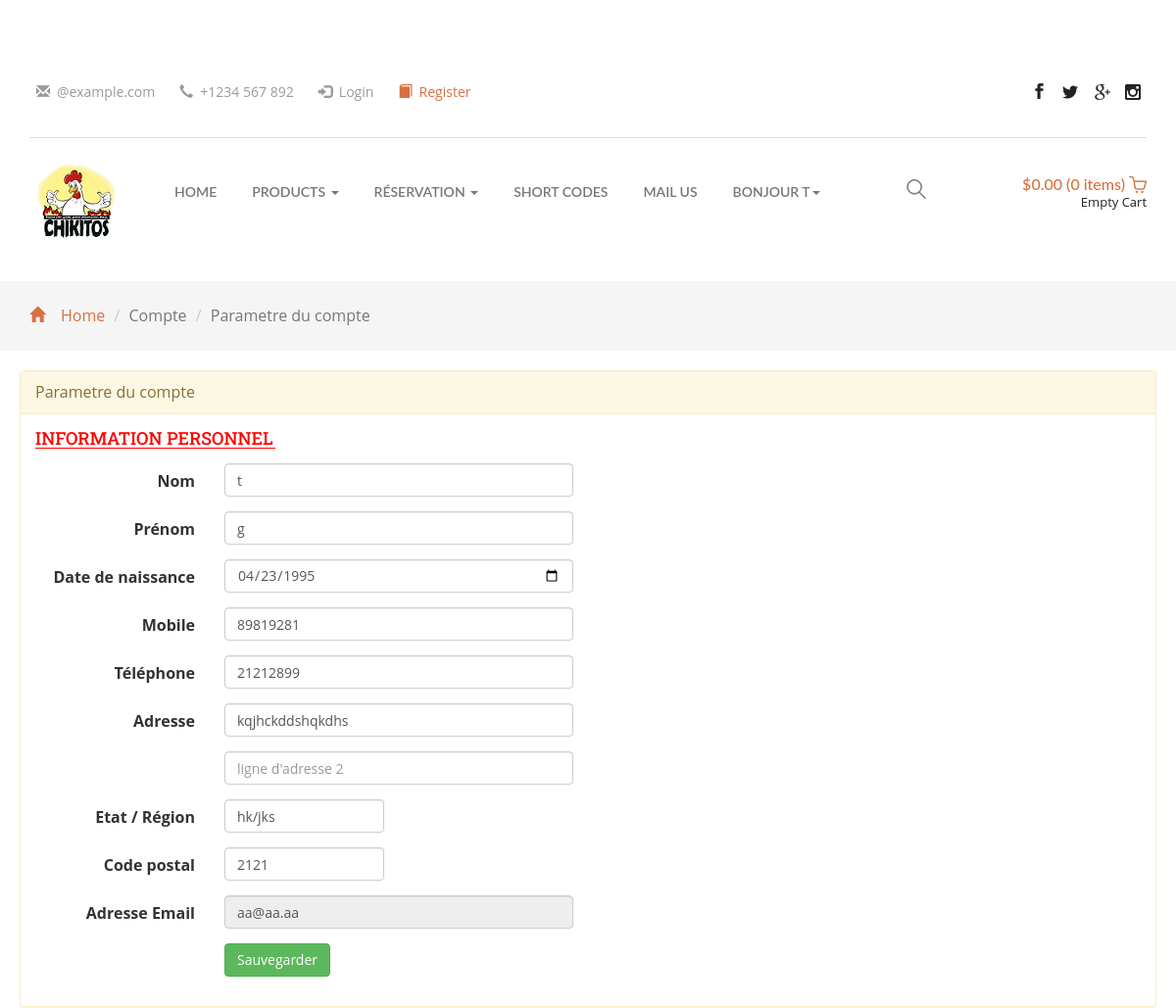
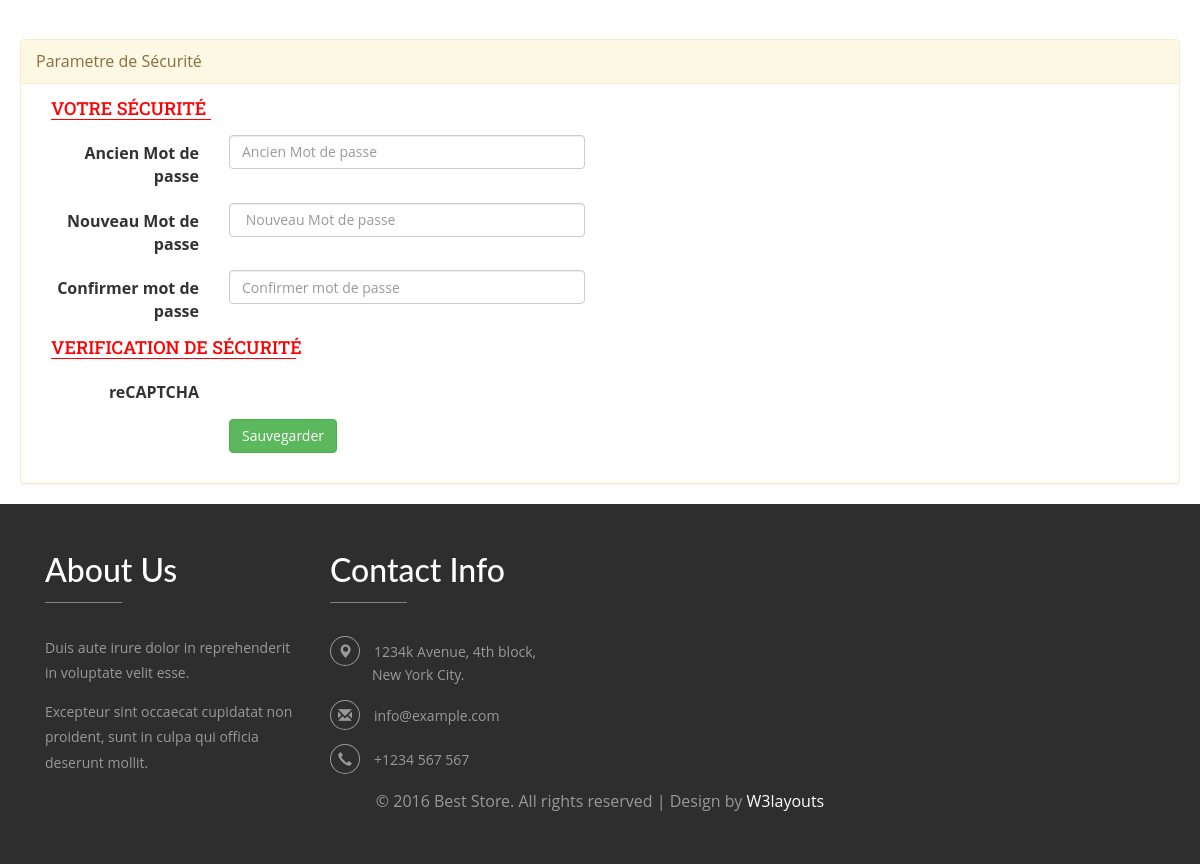
/User_AccountSetting.php (signed in), run on the app's committed database (2 pictures, top to bottom).
### tables this page shows
CREATE TABLE `users` (
  `user_id` int(11) NOT NULL,
  `firstname` varchar(50) DEFAULT NULL,
  `lastname` varchar(50) DEFAULT NULL,
  `email` varchar(255) DEFAULT NULL,
  `password` varchar(255) DEFAULT NULL,
  `birthday` date DEFAULT NULL,
  `mobilenum` int(8) DEFAULT NULL,
  `telephonenum` int(8) DEFAULT NULL,
  `address` varchar(255) DEFAULT NULL,
  `state` varchar(50) DEFAULT NULL,
  `zipcode` int(4) DEFAULT NULL,
  `keys` varchar(255) DEFAULT NULL,
  `accountstate` tinyint(1) DEFAULT '0',
  `newsletter` tinyint(1) DEFAULT '0',
  `signupdate` datetime NOT NULL DEFAULT CURRENT_TIMESTAMP
);

### Users_Class.php (called while the page is built, shortened)
<?php
class User
{
	private $userID;
		function set_userID($userID)
	{
		$this->userID=$userID;
	}
	public function extractuser($DB)
	{
	   $req=$DB->prepare("SELECT * from users where `user_id`=? ");
	   $req->bindParam(1,$this->userID);
	   $req->execute();
	   return  $req->fetchAll();
	}
}
?>

### User_AccountSetting.php (the view, shortened to what this page needs)
<!DOCTYPE html>
<html>
<head>
<link href="css/bootstrap.css" rel="stylesheet" type="text/css" media="all" />
<link href="css/style.css" rel="stylesheet" type="text/css" media="all" />
<link href="css/custom.css" rel="stylesheet" type="text/css" media="all" />
<link href="css/account.css" rel="stylesheet">
<link rel="stylesheet" type="text/css" href="css/jquery-ui.css">
<link href="css/animate.min.css" rel="stylesheet">
    <link href="css/bootstrapValidator.min.css" rel="stylesheet"/>
</head>
<body>
	<div class="header">
		<div class="container">
			<div class="header-grid">
				<div class="header-grid-left animated wow slideInLeft" data-wow-delay=".5s">
					<ul>
						<li><i class="glyphicon glyphicon-envelope" aria-hidden="true"></i><a href="mailto:info@example.com">@example.com</a></li>
						<li><i class="glyphicon glyphicon-earphone" aria-hidden="true"></i>+1234 <span>567</span> 892</li>
						<li><i class="glyphicon glyphicon-log-in" aria-hidden="true"></i><a href="login.html">Login</a></li>
						<li class="active"><i class="glyphicon glyphicon-book" aria-hidden="true"></i><a href="register.html">Register</a></li>
					</ul>
				</div>
				<div class="header-grid-right animated wow slideInRight" data-wow-delay=".5s">
					<ul class="social-icons">
						<li><a href="#" class="facebook"></a></li>
						<li><a href="#" class="twitter"></a></li>
						<li><a href="#" class="g"></a></li>
						<li><a href="#" class="instagram"></a></li>
					</ul>
				</div>
				<div class="clearfix"> </div>
			</div>
			<div class="logo-nav">
				<div class="logo-nav-left animated wow zoomIn" data-wow-delay=".5s">
					<a href="indextest.php"><img src="images/chikitos1.png" alt=" " class="img-responsive" /></a>
				</div>
				<div class="logo-nav-left1">
					<nav class="navbar navbar-default">
					<div class="collapse navbar-collapse" id="bs-megadropdown-tabs">
						<ul class="nav navbar-nav">
							<li><a href="index.html">Home</a></li>
							<li class="dropdown">
								<a href="#" class="dropdown-toggle" data-toggle="dropdown">Products <b class="caret"></b></a>
							</li>
							<li class="dropdown">
								<a href="#" class="dropdown-toggle" data-toggle="dropdown">Réservation <b class="caret"></b></a>
							</li>
							<li><a href="short-codes.html">Short Codes</a></li>
							<li><a href="mail.html">Mail Us</a></li>
							<?php
							if (!empty($_SESSION)) { ?>
								<li class="dropdown">
									<a href="#" class="dropdown-toggle" data-toggle="dropdown">Bonjour <?php echo $_SESSION['user_name'];?><b class="caret"></b></a>
								</li>
							<?php } ?>
						</ul>
					</div>
					</nav>
				</div>
				<div class="logo-nav-right">
					<div class="search-box">
						<div id="sb-search" class="sb-search">
							<form>
								<span class="sb-icon-search"> </span>
							</form>
						</div>
					</div>
				</div>
				<div class="header-right">
					<div class="cart box_1">
						<a href="checkout.html">
							<h3> <div class="total">
								<span class="simpleCart_total"></span> (<span id="simpleCart_quantity" class="simpleCart_quantity"></span> items)</div>
								<img src="images/bag.png" alt="" />
							</h3>
						</a>
						<p><a href="javascript:;" class="simpleCart_empty">Empty Cart</a></p>
					</div>
				</div>
				<div class="clearfix"> </div>
			</div>
		</div>
	</div>
	<div class="breadcrumbs">
		<div class="container">
			<ol class="breadcrumb breadcrumb1 animated wow slideInLeft" data-wow-delay=".5s">
				<li><a href="indextest.php"><span class="glyphicon glyphicon-home" aria-hidden="true"></span>Home</a></li>
				<li class="active">Compte</li>
				<li class="active">Parametre du compte</li>
			</ol>
		</div>
	</div>
<?php
require'Users_Class.php';
$DBase=new DBase_Connection();
$User=new User();
$DB=$DBase->DB_Connection();
$User->set_userID($_SESSION['user_session']);
$list=$User->extractuser($DB);
 ?>
    <div class="container-fluid">
      <div class="row">
          <div class="panel panel-warning" style="margin: 20px;">
          <div class="panel-heading">Parametre du compte</div>
          		    <div class="container headerperso" style="margin-top: 15px;">
              <h4>Information Personnel</h4>
              <hr>
            </div>
            <?PHP foreach ($list as $row){ ?>
			  <div class="panel-body">
						<form id="registration-form" method="POST" class="form-horizontal" action="User_AccountSetting.php">
					<div class="form-group">
						<label class="col-md-2 control-label" for="firstname">Nom</label>
						<div class="col-md-4">
							<input type="text" class="form-control" id="firstname" name="firstname" placeholder="Votre Nom" value="<?PHP echo $row['firstname'];  ?>" />
						</div>
					</div>
					<div class="form-group">
						<label class="col-md-2 control-label" for="lastname">Prénom</label>
						<div class="col-md-4">
							<input type="text" class="form-control" id="lastname" name="lastname" placeholder="Votre Prénom" value="<?PHP echo $row['lastname'];  ?>"/>
						</div>
					</div>
					<div class="form-group">
						<label class="col-md-2 control-label" for="birthday">Date de naissance</label>
						<div class="col-md-4">
							<input type="date" class="form-control" id="birthday" name="birthday" value="<?PHP echo $row['birthday'];  ?>"/>
						</div>
					</div>
				    <div class="form-group">
						<label class="col-md-2 control-label" for="mobile">Mobile</label>
						<div class="col-md-4">
							<input type="tel" class="form-control" id="mobile" name="mobile" placeholder="Votre Numéro Mobile" value="<?PHP echo $row['mobilenum'];  ?>" />
						</div>
					</div>
				    <div class="form-group">
						<label class="col-md-2 control-label" for="telephone">Téléphone</label>
						<div class="col-md-4">
							<input type="tel" class="form-control" id="telephone" name="telephone" placeholder="Votre Numéro Téléphone" value="<?PHP echo $row['telephonenum'];  ?>"/>
						</div>
					</div>
					<div class="form-group">
						<label class="col-md-2 control-label" for="adresse1">Adresse </label>
						<div class="col-md-4">
							<input type="text" class="form-control" id="adresse1" name="adresse1" placeholder="ligne d'adresse 1" value="<?PHP echo $row['address'];  ?>" />
						</div>
					</div>
					<div class="form-group">
						<label class="col-md-2 control-label" for="adresse2"></label>
						<div class="col-md-4">
							<input type="text" class="form-control" id="adresse2" name="adresse2" placeholder="ligne d'adresse 2" />
						</div>
					</div>
					<div class="form-group">
						<label class="col-md-2 control-label" for="state">Etat / Région</label>
						<div class="col-md-2">
							<input type="text" class="form-control" id="state" name="state" placeholder="Votre Etat / Région" value="<?PHP echo $row['state'];  ?>"/>
						</div>
					</div>
					<div class="form-group">
						<label class="col-md-2 control-label" for="zipcode">Code postal</label>
						<div class="col-md-2">
							<input type="text" class="form-control" id="zipcode" name="zipcode" placeholder="Votre Code postal" value="<?PHP echo $row['zipcode'];  ?>"/>
						</div>
					</div>
										<div class="form-group">
						<label class="col-md-2 control-label" for="email">Adresse Email</label>
						<div class="col-md-4">
							<input type="email" class="form-control" id="email" name="email" placeholder="Votre Adresse Email" value="<?PHP echo $row['email'];  ?>" disabled/>
						</div>
					</div>
					<?PHP } ?>
					<div class="form-group">
						<div class="col-md-6 col-md-offset-2">
							<button type="submit" class="btn btn-success">Sauvegarder</button>
						</div>
					</div>
				</form>
			  </div>
		   </div>
</div>
</div>
 <div class="container-fluid">
      <div class="row">
          <div class="panel panel-warning" style="margin: 20px;">
          <div class="panel-heading">Parametre de Sécurité</div>
			  <div class="panel-body">
						<form id="PasswordEdit-form" method="POST" class="form-horizontal" action="User_AccountSetting.php">
			<div class="container headerperso2">
              <h4>Votre Sécurité</h4>
              <hr>
            </div>
					<div class="form-group">
						<label class="col-md-2 control-label" for="formerpassword">Ancien Mot de passe</label>
						<div class="col-md-4">
							<input type="password" class="form-control" id="formerpassword" name="formerpassword" placeholder="Ancien Mot de passe" />
						</div>
					</div>
					<div class="form-group">
						<label class="col-md-2 control-label" for="password">Nouveau Mot de passe</label>
						<div class="col-md-4">
							<input type="password" class="form-control" id="password" name="password" placeholder=" Nouveau Mot de passe" />
						</div>
					</div>
					<div class="form-group">
						<label class="col-md-2 control-label" for="confirmpassword">Confirmer mot de passe</label>
						<div class="col-md-4">
							<input type="password" class="form-control" id="confirmpassword" name="confirmpassword" placeholder="Confirmer mot de passe" />
						</div>
					</div>
		    <div class="container headerperso">
              <h4>Verification de Sécurité</h4>
              <hr>
            </div>
            		<div class="form-group recaptcha">
						<label class="col-md-2 control-label" for="reCaptcha2">reCAPTCHA</label>
						<div class="col-md-4">
						</div>
					</div>
					<div class="form-group">
						<div class="col-md-6 col-md-offset-2">
							<button type="submit" class="btn btn-success">Sauvegarder</button>
						</div>
					</div>
				</form>
			  </div>
		   </div>
</div>
</div>
	<div class="footer">
		<div class="container">
			<div class="footer-grids">
				<div class="col-md-3 footer-grid animated wow slideInLeft" data-wow-delay=".5s">
					<h3>About Us</h3>
					<p>Duis aute irure dolor in reprehenderit in voluptate velit esse.<span>Excepteur sint occaecat cupidatat
						non proident, sunt in culpa qui officia deserunt mollit.</span></p>
				</div>
				<div class="col-md-3 footer-grid animated wow slideInLeft" data-wow-delay=".6s">
					<h3>Contact Info</h3>
					<ul>
						<li><i class="glyphicon glyphicon-map-marker" aria-hidden="true"></i>1234k Avenue, 4th block, <span>New York City.</span></li>
						<li><i class="glyphicon glyphicon-envelope" aria-hidden="true"></i><a href="mailto:info@example.com">info@example.com</a></li>
						<li><i class="glyphicon glyphicon-earphone" aria-hidden="true"></i>+1234 567 567</li>
					</ul>
				</div>
<div class="clearfix"> </div>
			</div>
			<div class="copy-right animated wow slideInUp" data-wow-delay=".5s">
				<p>&copy 2016 Best Store. All rights reserved | Design by <a href="http://w3layouts.com/">W3layouts</a></p>
			</div>
		</div>
	</div>
</body>
</html>

### Css/custom.css (style rules this page uses)
.headerperso { text-align: left; margin-top: 15px; }
.headerperso h4 { font-family:'Roboto Slab', Arial,sans-serif; color: red; text-transform: uppercase; }
.headerperso hr { border-top: 1px solid red; width: 245px; margin-top: 15px; display: table-cell; }
.headerperso2 h4 { font-family:'Roboto Slab', Arial,sans-serif; color: red; text-transform: uppercase; }
.headerperso2 hr { border-top: 1px solid red; width: 160px; margin-top: 15px; display: table-cell; }
.headerperso2 { margin-bottom: 15px; }
.recaptcha { margin-top: 15px; }

### Css/account.css (style rules this page uses)
body { padding-top: 50px; }
a { color: black; text-decoration: none; }

### data on the page
users: firstname "t", lastname "g", birthday "04/23/1995", mobile "89819281", telephone "21212899", adresse1 "kqjhckddshqkdhs", state "hk/jks", zipcode "2121", email "aa@aa.aa"

### other printed values
$_SESSION['user_name'] "T"
